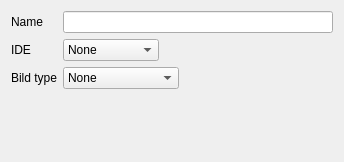
<?xml version="1.0" encoding="UTF-8"?>
<ui version="4.0">
 <class>CppBlockWidget</class>
 <widget class="QWidget" name="CppBlockWidget">
  <property name="geometry">
   <rect>
    <x>0</x>
    <y>0</y>
    <width>344</width>
    <height>162</height>
   </rect>
  </property>
  <property name="windowTitle">
   <string>Form</string>
  </property>
  <layout class="QFormLayout" name="formLayout">
   <item row="0" column="0">
    <widget class="QLabel" name="label_8">
     <property name="text">
      <string>Name</string>
     </property>
    </widget>
   </item>
   <item row="0" column="1">
    <widget class="QLineEdit" name="blockNameEdit"/>
   </item>
   <item row="1" column="0">
    <widget class="QLabel" name="label_6">
     <property name="text">
      <string>IDE </string>
     </property>
    </widget>
   </item>
   <item row="1" column="1">
    <widget class="QComboBox" name="langConbo_4">
     <property name="sizePolicy">
      <sizepolicy hsizetype="Fixed" vsizetype="Fixed">
       <horstretch>0</horstretch>
       <verstretch>0</verstretch>
      </sizepolicy>
     </property>
     <item>
      <property name="text">
       <string>None</string>
      </property>
     </item>
     <item>
      <property name="text">
       <string>Visual</string>
      </property>
     </item>
     <item>
      <property name="text">
       <string>CodeBlocks</string>
      </property>
     </item>
     <item>
      <property name="text">
       <string>Eclipse</string>
      </property>
     </item>
     <item>
      <property name="text">
       <string>Netbeans</string>
      </property>
     </item>
    </widget>
   </item>
   <item row="2" column="0">
    <widget class="QLabel" name="label_7">
     <property name="text">
      <string>Bild type</string>
     </property>
    </widget>
   </item>
   <item row="2" column="1">
    <widget class="QComboBox" name="langConbo_3">
     <property name="sizePolicy">
      <sizepolicy hsizetype="Fixed" vsizetype="Fixed">
       <horstretch>0</horstretch>
       <verstretch>0</verstretch>
      </sizepolicy>
     </property>
     <item>
      <property name="text">
       <string>None</string>
      </property>
     </item>
     <item>
      <property name="text">
       <string>Debug</string>
      </property>
     </item>
     <item>
      <property name="text">
       <string>Release</string>
      </property>
     </item>
     <item>
      <property name="text">
       <string>RelWithDebInfo</string>
      </property>
     </item>
     <item>
      <property name="text">
       <string>MinSizeRel</string>
      </property>
     </item>
    </widget>
   </item>
  </layout>
 </widget>
 <resources/>
 <connections/>
</ui>
